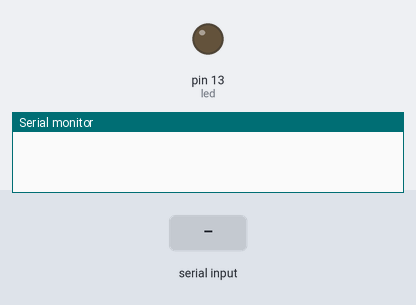
The sketch below on a simulated Arduino Uno, built with avr-gcc and run on an emulated ATmega328P. Parts: output pins drawn as LEDs (lit = HIGH), the last lines printed to the serial monitor. Inputs (shaded band) come from the test bench.

Above: at 1.2 s.
1.3 s: "1" received over Serial
At 1.8 s:
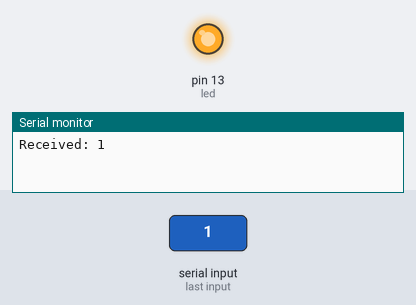
2.8 s: "0" received over Serial
At 4.2 s:
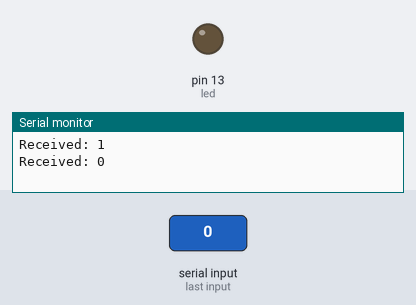
Timing chart, 0 to 5.8 s (numbered marks = the images above; inputs shaded):
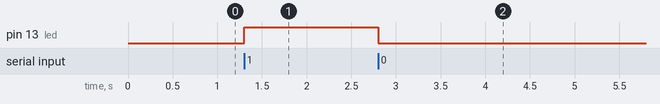

The sketch:

serial_test.ino
```cpp
#include <Arduino.h>

int led = 13;
byte isEmergency = 0;

void setup() {
  // put your setup code here, to run once:
  Serial.begin(9600);
  pinMode(led, OUTPUT);
}

void loop() {
  // put your main code here, to run repeatedly:
  if(Serial.available() > 0){
    char received = Serial.read();
    Serial.print("Received: ");
    Serial.println(received);

    if(received == '1'){
      isEmergency = 1;
    } else if(received == '0'){
      isEmergency = 0;
    }

    if(isEmergency){
      digitalWrite(led, HIGH);
    } else {
      digitalWrite(led, LOW);
    }
  }
}
```

Measured:
- after the input at 1.3 s, pin 13 (led): LOW → HIGH at once
- after the input at 2.8 s, pin 13 (led): HIGH → LOW at once
